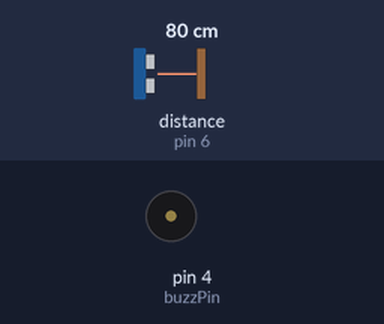
A sketch run on a simulated Arduino Uno, built with avr-gcc and run on an emulated ATmega328P. Shown: buzzer (waves = sounding, pin HIGH). Inputs (shaded band) come from the test bench; at power-on: distance to the obstacle (sensor on pin 6) 80 cm. The echo pulse lasts 58.3 µs per cm; pins used as bus, display or sensor lines are not drawn.

Above: at 1.2 s.
1.3 s: distance to the obstacle (sensor on pin 6) set to 54 cm
2.8 s: distance to the obstacle (sensor on pin 6) set to 46 cm
At 3.7 s:
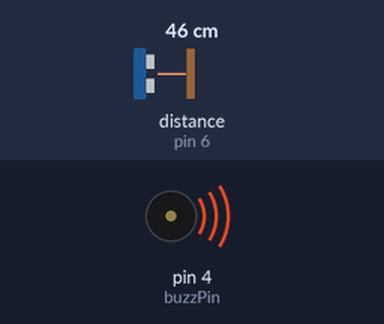
4.3 s: distance to the obstacle (sensor on pin 6) set to 60 cm
At 4.9 s:
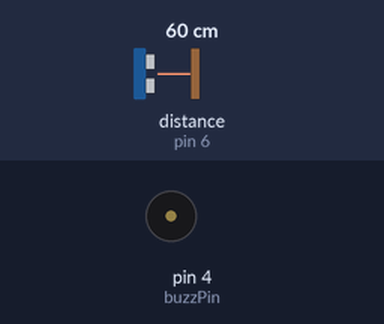
5.8 s: distance to the obstacle (sensor on pin 6) set to 2 cm
At 6.5 s:
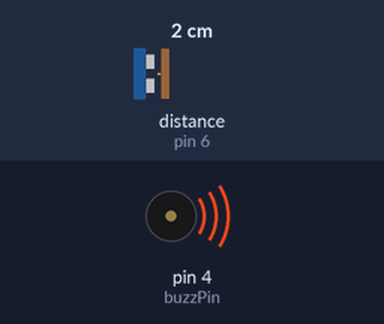
Timing chart, 0 to 8.3 s (numbered marks = the images above; inputs shaded):
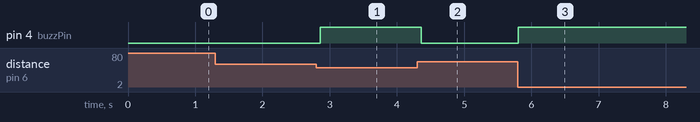

Measured:
- the behaviour switches between 52 and 51 cm on distance to the obstacle (sensor on pin 6) (found by bisection; images 0 and 1)
- after the input at 1.3 s, every drawn part: stays the same
- after the input at 2.8 s, pin 4 (buzzPin): LOW → HIGH after 0.06 s
- after the input at 4.3 s, pin 4 (buzzPin): HIGH → LOW after 0.06 s
- after the input at 5.8 s, pin 4 (buzzPin): LOW → HIGH at once

The sketch:

software_exp_6.ino
```cpp
int const trigPin = 7;
int const echoPin = 6;
int const buzzPin = 4;


void setup() {
  // put your setup code here, to run once:
  pinMode(trigPin, OUTPUT);
    pinMode(echoPin, INPUT);
  pinMode(buzzPin, OUTPUT);

}

void loop() {
  // put your main code here, to run repeatedly:
long duration;
int distance;
    digitalWrite(trigPin, HIGH);
    delay(2);
    digitalWrite(trigPin, LOW);
    duration = pulseIn(echoPin, HIGH);
   distance = (duration*0.034)/2;
  if (distance <= 50 && distance >= 0) {
      digitalWrite(buzzPin, HIGH);
  }
    else {
      digitalWrite(buzzPin, LOW);
    }

  delay(60);
}
```
